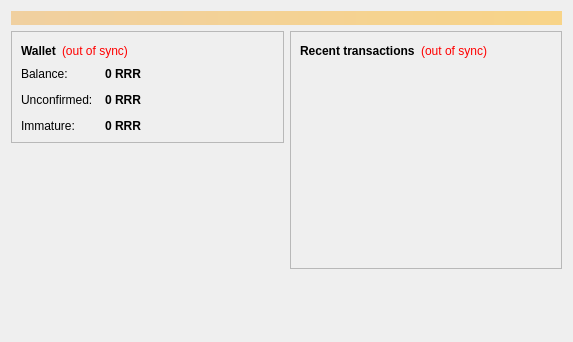
<?xml version="1.0" encoding="UTF-8"?>
<ui version="4.0">
 <class>OverviewPage</class>
 <widget class="QWidget" name="OverviewPage">
  <property name="geometry">
   <rect>
    <x>0</x>
    <y>0</y>
    <width>573</width>
    <height>342</height>
   </rect>
  </property>
  <property name="windowTitle">
   <string>Form</string>
  </property>
  <layout class="QVBoxLayout" name="topLayout">
   <item>
    <widget class="QLabel" name="labelAlerts">
     <property name="visible">
      <bool>false</bool>
     </property>
     <property name="styleSheet">
      <string notr="true">background-color: qlineargradient(x1: 0, y1: 0, x2: 1, y2: 0, stop:0 #F0D0A0, stop:1 #F8D488); color:#000000;</string>
     </property>
     <property name="wordWrap">
      <bool>true</bool>
     </property>
     <property name="margin">
      <number>3</number>
     </property>
    </widget>
   </item>
   <item>
    <layout class="QHBoxLayout" name="horizontalLayout" stretch="1,1">
     <item>
      <layout class="QVBoxLayout" name="verticalLayout_2">
       <item>
        <widget class="QFrame" name="frame">
         <property name="frameShape">
          <enum>QFrame::StyledPanel</enum>
         </property>
         <property name="frameShadow">
          <enum>QFrame::Raised</enum>
         </property>
         <layout class="QVBoxLayout" name="verticalLayout_4">
          <item>
           <layout class="QHBoxLayout" name="horizontalLayout_4">
            <item>
             <widget class="QLabel" name="label_5">
              <property name="font">
               <font>
                <weight>75</weight>
                <bold>true</bold>
               </font>
              </property>
              <property name="text">
               <string>Wallet</string>
              </property>
             </widget>
            </item>
            <item>
             <widget class="QLabel" name="labelWalletStatus">
              <property name="toolTip">
               <string>The displayed information may be out of date. Your wallet automatically synchronizes with the Trircoin network after a connection is established, but this process has not completed yet.</string>
              </property>
              <property name="styleSheet">
               <string notr="true">QLabel { color: red; }</string>
              </property>
              <property name="text">
               <string notr="true">(out of sync)</string>
              </property>
              <property name="alignment">
               <set>Qt::AlignLeading|Qt::AlignLeft|Qt::AlignVCenter</set>
              </property>
             </widget>
            </item>
            <item>
             <spacer name="horizontalSpacer_2">
              <property name="orientation">
               <enum>Qt::Horizontal</enum>
              </property>
              <property name="sizeHint" stdset="0">
               <size>
                <width>40</width>
                <height>20</height>
               </size>
              </property>
             </spacer>
            </item>
           </layout>
          </item>
          <item>
           <layout class="QFormLayout" name="formLayout_2">
            <property name="fieldGrowthPolicy">
             <enum>QFormLayout::AllNonFixedFieldsGrow</enum>
            </property>
            <property name="horizontalSpacing">
             <number>12</number>
            </property>
            <property name="verticalSpacing">
             <number>12</number>
            </property>
            <item row="0" column="0">
             <widget class="QLabel" name="label">
              <property name="text">
               <string>Balance:</string>
              </property>
             </widget>
            </item>
            <item row="0" column="1">
             <widget class="QLabel" name="labelBalance">
              <property name="font">
               <font>
                <weight>75</weight>
                <bold>true</bold>
               </font>
              </property>
              <property name="cursor">
               <cursorShape>IBeamCursor</cursorShape>
              </property>
              <property name="toolTip">
               <string>Your current balance</string>
              </property>
              <property name="text">
               <string notr="true">0 RRR</string>
              </property>
              <property name="textInteractionFlags">
               <set>Qt::LinksAccessibleByMouse|Qt::TextSelectableByKeyboard|Qt::TextSelectableByMouse</set>
              </property>
             </widget>
            </item>
            <item row="1" column="0">
             <widget class="QLabel" name="label_3">
              <property name="text">
               <string>Unconfirmed:</string>
              </property>
             </widget>
            </item>
            <item row="1" column="1">
             <widget class="QLabel" name="labelUnconfirmed">
              <property name="font">
               <font>
                <weight>75</weight>
                <bold>true</bold>
               </font>
              </property>
              <property name="cursor">
               <cursorShape>IBeamCursor</cursorShape>
              </property>
              <property name="toolTip">
               <string>Total of transactions that have yet to be confirmed, and do not yet count toward the current balance</string>
              </property>
              <property name="text">
               <string notr="true">0 RRR</string>
              </property>
              <property name="textInteractionFlags">
               <set>Qt::LinksAccessibleByMouse|Qt::TextSelectableByKeyboard|Qt::TextSelectableByMouse</set>
              </property>
             </widget>
            </item>
            <item row="2" column="0">
             <widget class="QLabel" name="labelImmatureText">
              <property name="text">
               <string>Immature:</string>
              </property>
             </widget>
            </item>
            <item row="2" column="1">
             <widget class="QLabel" name="labelImmature">
              <property name="font">
               <font>
                <weight>75</weight>
                <bold>true</bold>
               </font>
              </property>
              <property name="toolTip">
               <string>Mined balance that has not yet matured</string>
              </property>
              <property name="text">
               <string notr="true">0 RRR</string>
              </property>
              <property name="textInteractionFlags">
               <set>Qt::LinksAccessibleByMouse|Qt::TextSelectableByKeyboard|Qt::TextSelectableByMouse</set>
              </property>
             </widget>
            </item>
           </layout>
          </item>
         </layout>
        </widget>
       </item>
       <item>
        <spacer name="verticalSpacer">
         <property name="orientation">
          <enum>Qt::Vertical</enum>
         </property>
         <property name="sizeHint" stdset="0">
          <size>
           <width>20</width>
           <height>40</height>
          </size>
         </property>
        </spacer>
       </item>
      </layout>
     </item>
     <item>
      <layout class="QVBoxLayout" name="verticalLayout_3">
       <item>
        <widget class="QFrame" name="frame_2">
         <property name="frameShape">
          <enum>QFrame::StyledPanel</enum>
         </property>
         <property name="frameShadow">
          <enum>QFrame::Raised</enum>
         </property>
         <layout class="QVBoxLayout" name="verticalLayout">
          <item>
           <layout class="QHBoxLayout" name="horizontalLayout_2">
            <item>
             <widget class="QLabel" name="label_4">
              <property name="text">
               <string>&lt;b&gt;Recent transactions&lt;/b&gt;</string>
              </property>
             </widget>
            </item>
            <item>
             <widget class="QLabel" name="labelTransactionsStatus">
              <property name="toolTip">
               <string>The displayed information may be out of date. Your wallet automatically synchronizes with the Trircoin network after a connection is established, but this process has not completed yet.</string>
              </property>
              <property name="styleSheet">
               <string notr="true">QLabel { color: red; }</string>
              </property>
              <property name="text">
               <string notr="true">(out of sync)</string>
              </property>
              <property name="alignment">
               <set>Qt::AlignRight|Qt::AlignTrailing|Qt::AlignVCenter</set>
              </property>
             </widget>
            </item>
            <item>
             <spacer name="horizontalSpacer">
              <property name="orientation">
               <enum>Qt::Horizontal</enum>
              </property>
              <property name="sizeHint" stdset="0">
               <size>
                <width>40</width>
                <height>20</height>
               </size>
              </property>
             </spacer>
            </item>
           </layout>
          </item>
          <item>
           <widget class="QListView" name="listTransactions">
            <property name="styleSheet">
             <string notr="true">QListView { background: transparent; }</string>
            </property>
            <property name="frameShape">
             <enum>QFrame::NoFrame</enum>
            </property>
            <property name="verticalScrollBarPolicy">
             <enum>Qt::ScrollBarAlwaysOff</enum>
            </property>
            <property name="horizontalScrollBarPolicy">
             <enum>Qt::ScrollBarAlwaysOff</enum>
            </property>
            <property name="selectionMode">
             <enum>QAbstractItemView::NoSelection</enum>
            </property>
           </widget>
          </item>
         </layout>
        </widget>
       </item>
       <item>
        <spacer name="verticalSpacer_2">
         <property name="orientation">
          <enum>Qt::Vertical</enum>
         </property>
         <property name="sizeHint" stdset="0">
          <size>
           <width>20</width>
           <height>40</height>
          </size>
         </property>
        </spacer>
       </item>
      </layout>
     </item>
    </layout>
   </item>
  </layout>
 </widget>
 <resources/>
 <connections/>
</ui>
